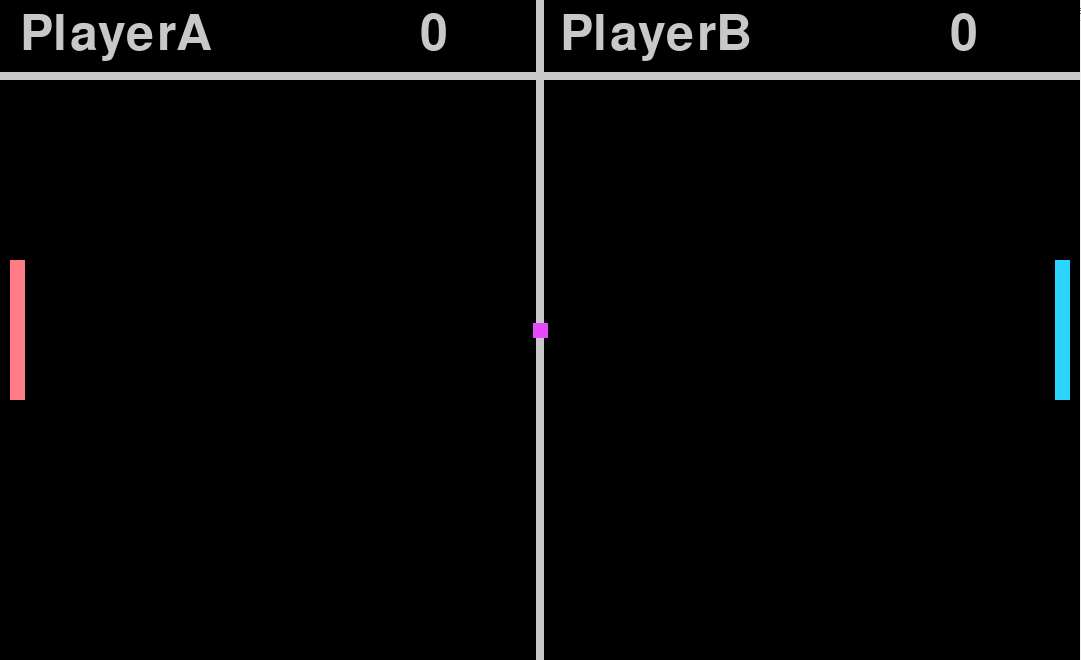
#> input picture Vision robotica/ProyectoFinal Vision robotica/Capturapong.PNG, 1081 x 660 px
$ python pruebas.py
#> lines starting #> are read from the running program, lines starting #| are printed output that depends on the picture; after the words box and inside, x2 and y2 are one past the last pixel; in counts of white or black regions, pixels touching at a corner belong together
import numpy as np
import cv2

im = cv2.imread('Capturapong.PNG')
#> im is the input picture: shape (660, 1081, 3); mean B, G, R 7.3, 7.1, 7

im= cv2.cvtColor(im, cv2.COLOR_BGR2HSV)
#> im: shape (660, 1081, 3); mean H, S, V 0.8, 1.1, 7.7
#Pelota
maskp= cv2.inRange(im, (130,5,0),(160,255,255))
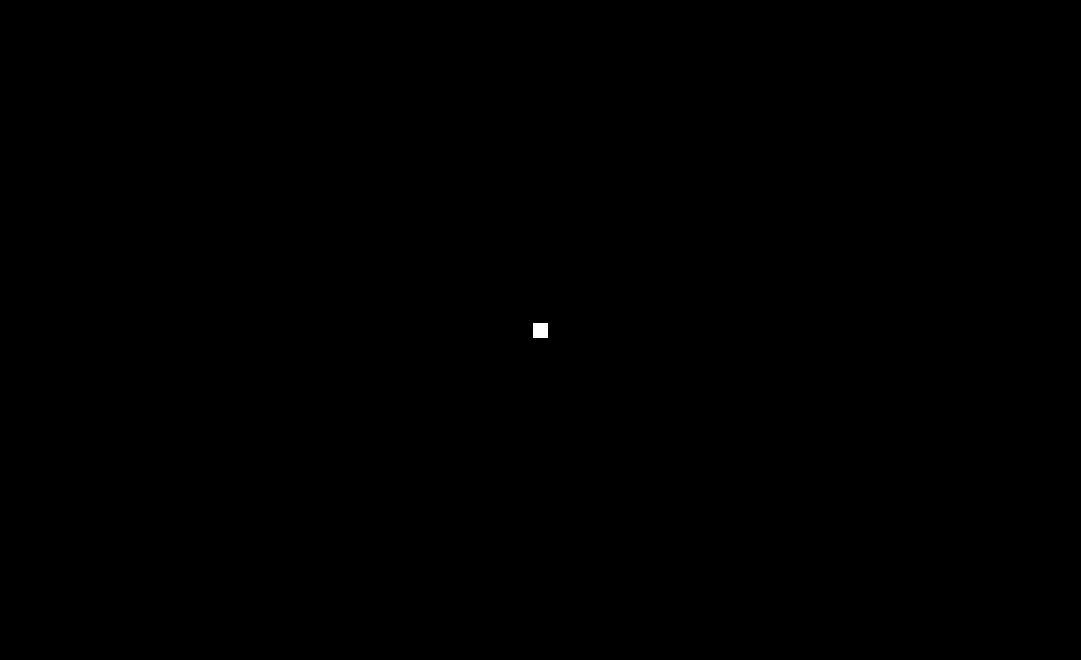
#> maskp: shape (660, 1081); 0.03% white; 1 white region, box (x1, y1, x2, y2) and area: (533, 323, 548, 338) 225

#Lado azul
maskp1= cv2.inRange(im, (75,5,0),(100,255,255))
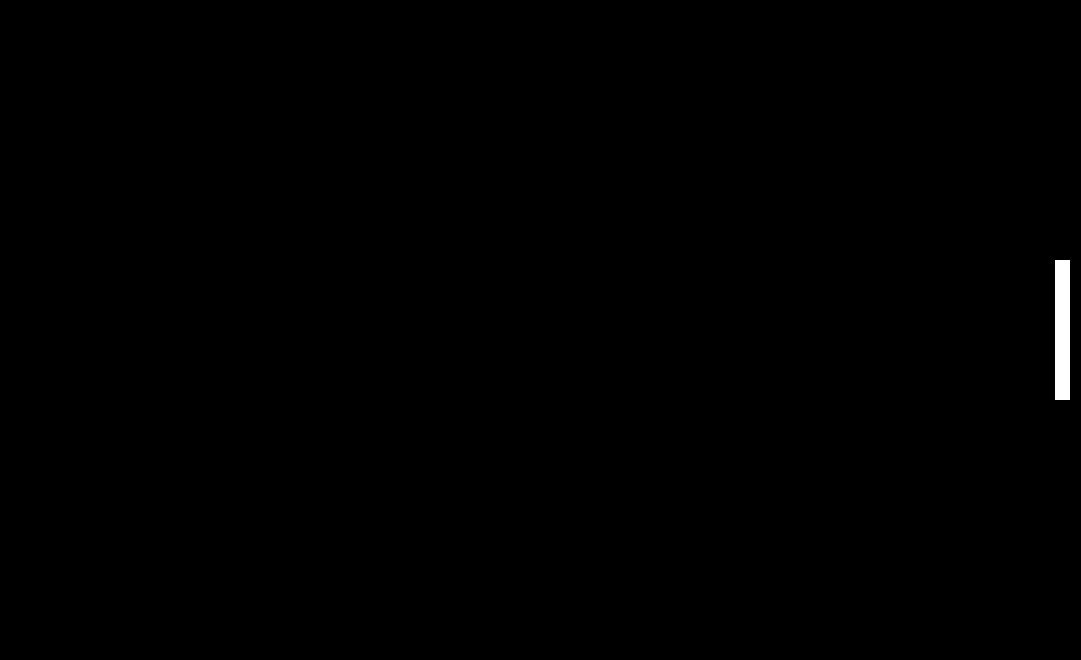
#> maskp1: shape (660, 1081); 0.29% white; 1 white region, box (x1, y1, x2, y2) and area: (1055, 260, 1070, 400) 2100

#Lado rojo
maskp2= cv2.inRange(im, (150,5,5),(190,255,255))
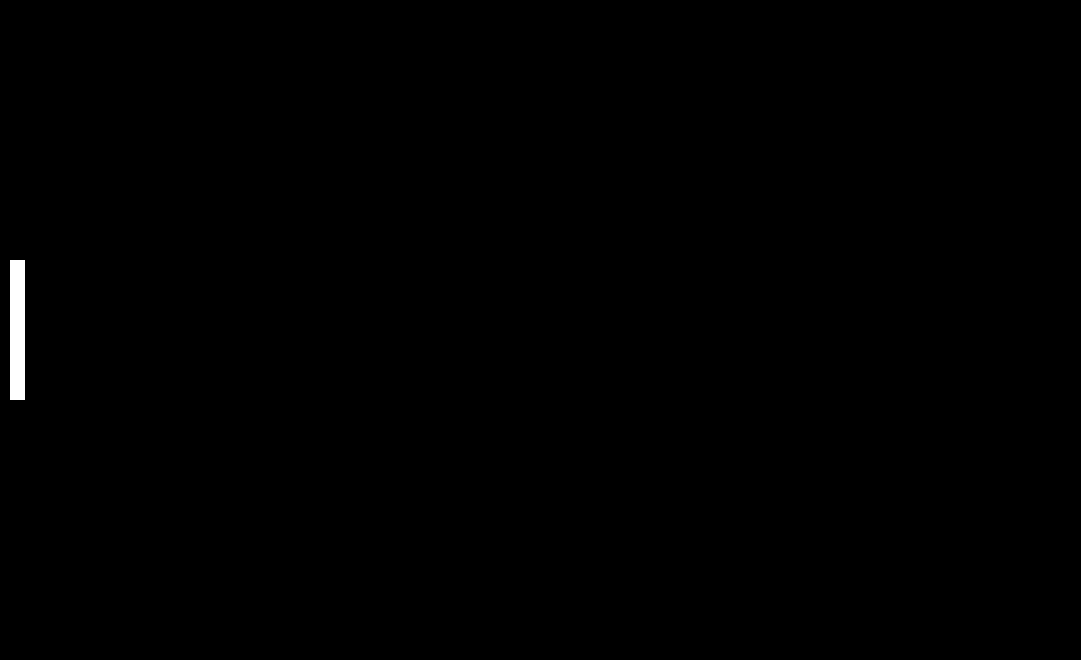
#> maskp2: shape (660, 1081); 0.29% white; 1 white region, box (x1, y1, x2, y2) and area: (10, 260, 25, 400) 2100


mask1=cv2.inRange(im,(0,5,0),(15,255,255))+cv2.inRange(im,(150,5,0),(190,255,255))

# [5 lines of commented-out code are left out]
cv2.imshow('Imagen',mask1)

cv2.waitKey(0)
